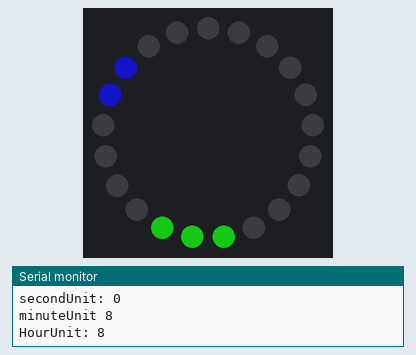
The sketch below on a simulated Arduino Uno, built with avr-gcc and run on an emulated ATmega328P. Parts: 21 RGB LEDs in a ring, first at the top, clockwise, the last lines printed to the serial monitor. Dim RGB values are drawn brighter than linear.

Above: at 0.1 s.
At 5.2 s:
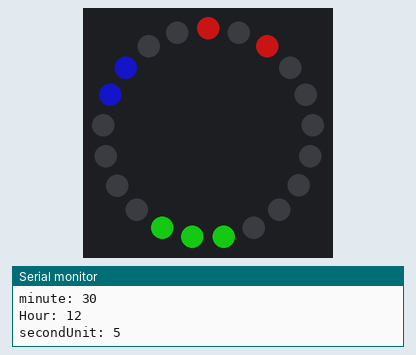
At 11.4 s:
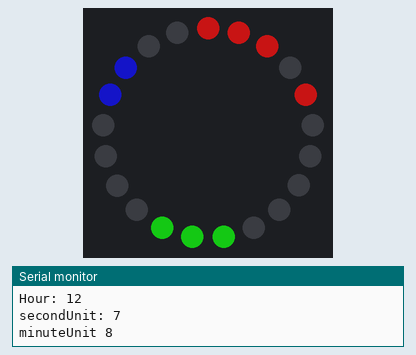
At 18.6 s:
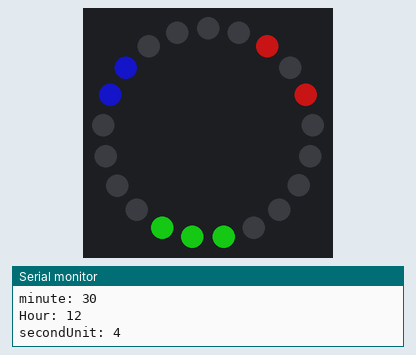
At 24.8 s:
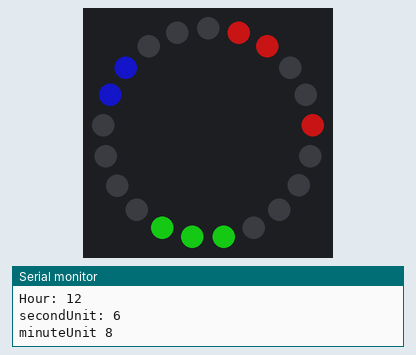
At 38.2 s:
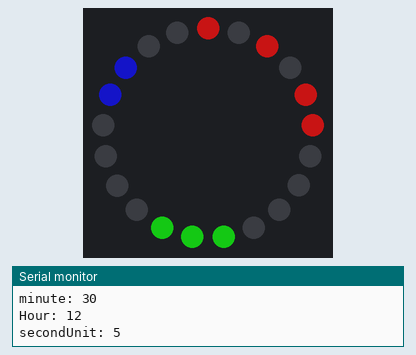

Measured:
- what the display in image 1 shows lasts 1.0 s, from 5.2 s to 6.2 s

The sketch:

WS2812_Binary_Clock_with_RTC_DEMO_2.ino
```cpp
#include <Adafruit_NeoPixel.h>
#include "Wire.h"
#define PIN 3
#define NUMPIXELS 21
#define DS3231_I2C_ADDRESS 0x68
Adafruit_NeoPixel pixels = Adafruit_NeoPixel(NUMPIXELS, PIN, NEO_GRB + NEO_KHZ800);

//start the time on 12:30:00
int hour=12, minute=30, second=00;

//initialize the pinout variables

//initialize the LED r,g,b color variables
int secRed=100;
int secGreen=10;
int secBlue=10;
int minRed=10;
int minGreen=100;
int minBlue=10;
int hourRed=10;
int hourGreen=10;
int hourBlue=100;

//initialize the time variables
int secondUnit = 0;
int minuteUnit = 0;
int hourUnit = 0;

//LED on and off control variables
int stringPixel = 0;
boolean light = 1;

//decimal number to packed binary-coded conversion
byte decToBcd(byte val)
{
return( (val/10*16) + (val%10) );
}
byte bcdToDec(byte val)
{
return( (val/16*10) + (val%16) );
}

void setup(){

//left in for debugging purposes

Serial.begin(9600);
pixels.begin();
pixels.show();
//set initial time on RTC

}


void loop(){
//establish connection to RTC

//second = bcdToDec(Wire.read() & 0x7f);
//minute = bcdToDec(Wire.read());
//hour = bcdToDec(Wire.read() & 0x3f);
//store RTC values into variables

//second = decToBcd(second);
//minute = decToBcd(minute);
//hour = decToBcd(hour);
Serial.print("second: ");
Serial.println(second);
Serial.print("minute: ");
Serial.println(minute);
Serial.print("Hour: ");
Serial.println(hour);
secondUnit = ((second/10*16)+(second%10))%10;
minuteUnit = ((minute/10*16)+(minute%10))%10; //sets the variable minuteUnit and hourUnit for the unit digits
hourUnit = ((hour/10*16)+(hour%10))%10;
Serial.print("secondUnit: ");
Serial.println(secondUnit);
Serial.print("minuteUnit ");
Serial.println(minuteUnit);
Serial.print("HourUnit: ");
Serial.println(hourUnit);


if(secondUnit == 1 || secondUnit == 3 || secondUnit == 5 || secondUnit == 7 || secondUnit == 9){
pixels.setPixelColor(0,pixels.Color(secRed,secGreen,secBlue));
pixels.show();
}else{
pixels.setPixelColor(0,pixels.Color(0,0,0));
pixels.show();
}

if(secondUnit == 2 || secondUnit == 3 || secondUnit == 6 || secondUnit == 7){
pixels.setPixelColor(1,pixels.Color(secRed,secGreen,secBlue));
pixels.show();
}else{
pixels.setPixelColor(1,pixels.Color(0,0,0));
pixels.show();
}

if(secondUnit == 4 || secondUnit == 5 || secondUnit == 6 || secondUnit == 7){
pixels.setPixelColor(2,pixels.Color(secRed,secGreen,secBlue));
pixels.show();
}else{
pixels.setPixelColor(2,pixels.Color(0,0,0));
pixels.show();
}

if(secondUnit == 8 || secondUnit == 9){
pixels.setPixelColor(3,pixels.Color(secRed,secGreen,secBlue));
pixels.show();
}else{
pixels.setPixelColor(3,pixels.Color(0,0,0));
pixels.show();
}

//seconds*10
if((second >= 10 && second < 20) || (second >= 30 && second < 40) || (second >= 50 && second < 60)) {
pixels.setPixelColor(4,pixels.Color(secRed,secGreen,secBlue));
pixels.show();
}else{
pixels.setPixelColor(4,pixels.Color(0,0,0));
pixels.show();
}

if(second >= 20 && second < 40) {
pixels.setPixelColor(5,pixels.Color(secRed,secGreen,secBlue));
pixels.show();
}else{
pixels.setPixelColor(5,pixels.Color(0,0,0));
pixels.show();
}

if(second >= 40 && second < 60) {
pixels.setPixelColor(6,pixels.Color(secRed,secGreen,secBlue));
pixels.show();
}else{
pixels.setPixelColor(6,pixels.Color(0,0,0));
pixels.show();
}

//minutes
if(minuteUnit == 1 || minuteUnit == 3 || minuteUnit == 5 || minuteUnit == 7 || minuteUnit == 9){
pixels.setPixelColor(7,pixels.Color(minRed,minGreen,minBlue));
pixels.show();
}else{
pixels.setPixelColor(7,pixels.Color(0,0,0));
pixels.show();
}

if(minuteUnit == 2 || minuteUnit == 3 || minuteUnit == 6 || minuteUnit == 7){
pixels.setPixelColor(8,pixels.Color(minRed,minGreen,minBlue));
pixels.show();
}else{
pixels.setPixelColor(8,pixels.Color(0,0,0));
pixels.show();
}

if(minuteUnit == 4 || minuteUnit == 5 || minuteUnit == 6 || minuteUnit == 7){
pixels.setPixelColor(9,pixels.Color(minRed,minGreen,minBlue));
pixels.show();
}else{
pixels.setPixelColor(9,pixels.Color(0,0,0));
pixels.show();
}

if(minuteUnit == 8 || minuteUnit == 9){
pixels.setPixelColor(10,pixels.Color(minRed,minGreen,minBlue));
pixels.show();
}else{
pixels.setPixelColor(10,pixels.Color(0,0,0));
pixels.show();
}

//minutes*10
if((minute >= 10 && minute < 20) || (minute >= 30 && minute < 40) || (minute >= 50 && minute < 60)) {
pixels.setPixelColor(11,pixels.Color(minRed,minGreen,minBlue));
pixels.show();
}else{
pixels.setPixelColor(11,pixels.Color(0,0,0));
pixels.show();
}

if(minute >= 20 && minute < 40) {
pixels.setPixelColor(12,pixels.Color(minRed,minGreen,minBlue));
pixels.show();
}else{
pixels.setPixelColor(12,pixels.Color(0,0,0));
pixels.show();
}

if(minute >= 40 && minute < 60) {
pixels.setPixelColor(13,pixels.Color(minRed,minGreen,minBlue));
pixels.show();
}else{
pixels.setPixelColor(13,pixels.Color(0,0,0));
pixels.show();
}

//hours
if(hourUnit == 1 || hourUnit == 3 || hourUnit == 5 || hourUnit == 7 || hourUnit == 9){
pixels.setPixelColor(14,pixels.Color(hourRed,hourGreen,hourBlue));
pixels.show();
}else{
pixels.setPixelColor(14,pixels.Color(0,0,0));
pixels.show();
}

if(hourUnit == 2 || hourUnit == 3 || hourUnit == 6 || hourUnit == 7){
pixels.setPixelColor(15,pixels.Color(hourRed,hourGreen,hourBlue));
pixels.show();
}else{
pixels.setPixelColor(15,pixels.Color(0,0,0));
pixels.show();
}

if(hourUnit == 4 || hourUnit == 5 || hourUnit == 6 || hourUnit == 7){
pixels.setPixelColor(16,pixels.Color(hourRed,hourGreen,hourBlue));
pixels.show();
}else{
pixels.setPixelColor(16,pixels.Color(0,0,0));
pixels.show();
}

if(hourUnit == 8 || hourUnit == 9){
pixels.setPixelColor(17,pixels.Color(hourRed,hourGreen,hourBlue));
pixels.show();
}else{
pixels.setPixelColor(17,pixels.Color(0,0,0));
pixels.show();
}

//hour*10
if(hour >= 10 && hour < 20){
pixels.setPixelColor(18,pixels.Color(hourRed,hourGreen,hourBlue));
pixels.show();
}else{
pixels.setPixelColor(18,pixels.Color(0,0,0));
pixels.show();
}

if(hour >= 20 && hour < 24){
pixels.setPixelColor(19,pixels.Color(hourRed,hourGreen,hourBlue));
pixels.show();
}else{
pixels.setPixelColor(19,pixels.Color(0,0,0));
pixels.show();
}


delay(1000);

second++;
if (second >=60) {second = 0; minute++;}
if (minute >=60) {minute = 0; hour++;}
if (hour > 24) {hour = 1;}

}
```
